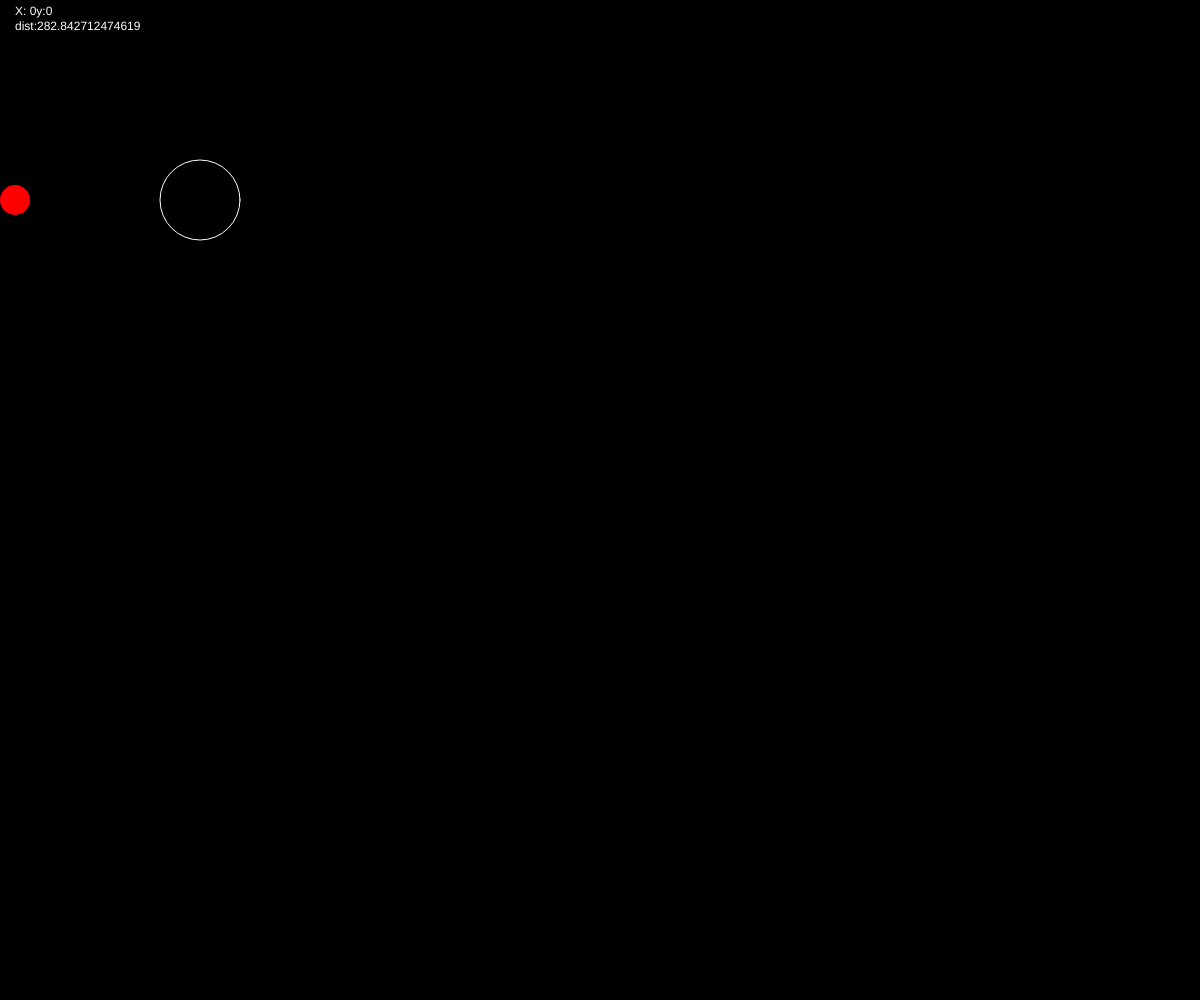
Frame 1 (no input)
Frame 60 (no input): identical to frame 1, image omitted
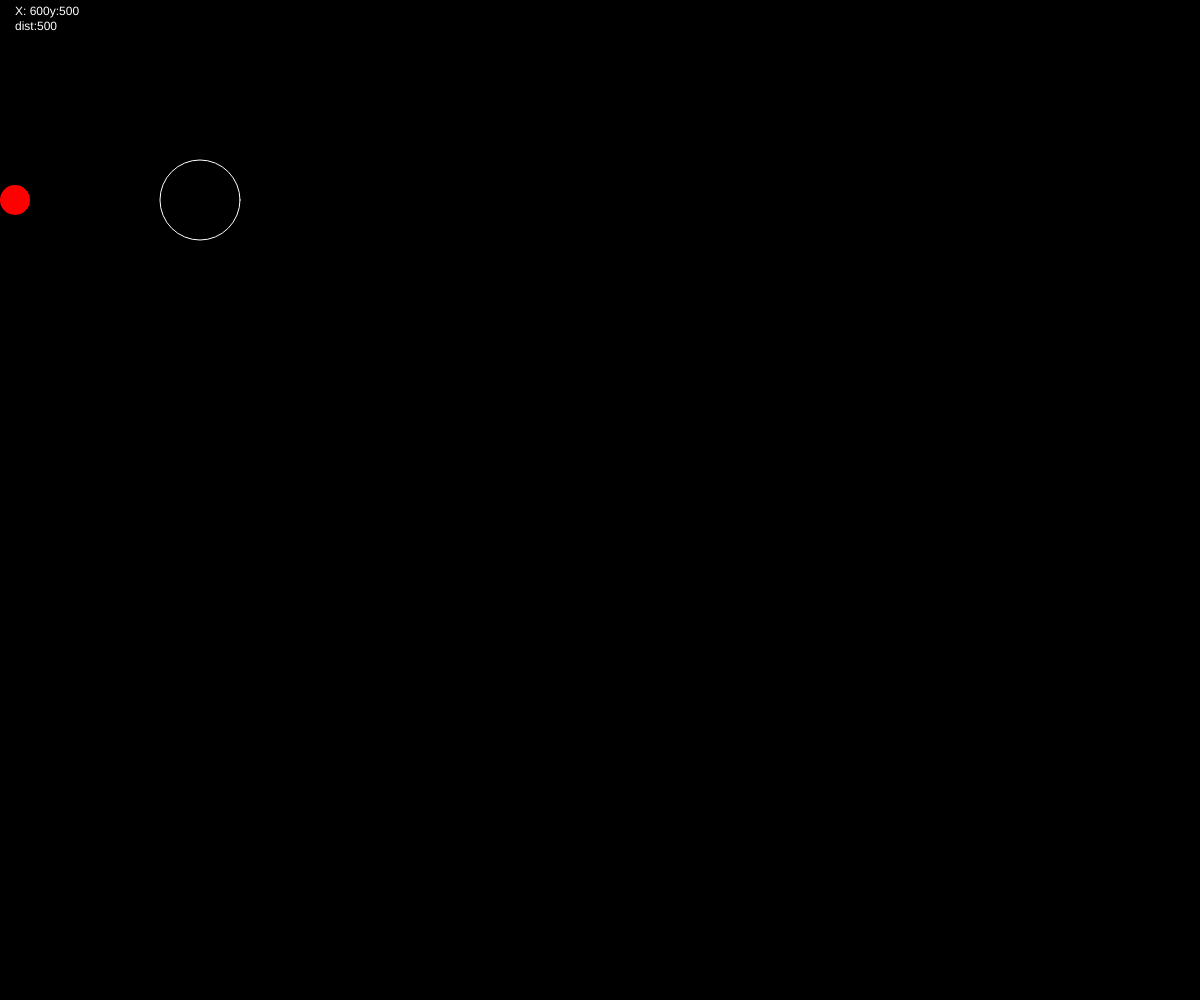
Frame 120 (the mouse pressed at the canvas centre since frame 60)

The p5.js sketch that drew these frames (run headless with seeded random() and noise() and a simulated clock; from frame 60 on, the mouse is pressed at the canvas centre):

// p5.js sketch
// ── sketch.js

let buttonX = 200;   
let buttonY = 200;   
let buttonD= 80;   

let hovering = false;
let r=0//red
let g=0//green
let b=0  //blue

let ballX = 0
let ballSpeed=0.5
let ballDiameter =30

function setup() {
  createCanvas(windowWidth, windowHeight);
  background(0);
  ballX = ballDiameter/2 ;
  
  
}

function draw() {
  
  
  background(0);
  strokeWeight(1);

  fill(300);
  text("X: "+ mouseX+"y:"+mouseY,15,15);
  let distance=dist(mouseX,mouseY,buttonX,buttonY);
  text("dist:"+distance,15,30);

  stroke(255);//white
  noFill()
  
  if(distance<buttonD/2){
  
  hovering = true 
  if(mouseIsPressed){
    strokeWeight(3);
    fill(r,g,b)

  }
  ballX = ballX + ballSpeed
  }else{
    hovering = false
  }
  circle(buttonX,buttonY,buttonD);
  fill("red")
  noStroke()

if(ballX>width-(ballDiameter/2) || ballX < ballDiameter/2){
   ballSpeed = -ballSpeed;

}
  
  circle(ballX,200,30);



}

function mousePressed(){
  //the mousepressed funtion runs enclosed code
  //Once when the mouse is pressed down
  if(hovering == true){
  

  
  r = random(255);
  g = random(255);
  b = random(255);
  }
}
